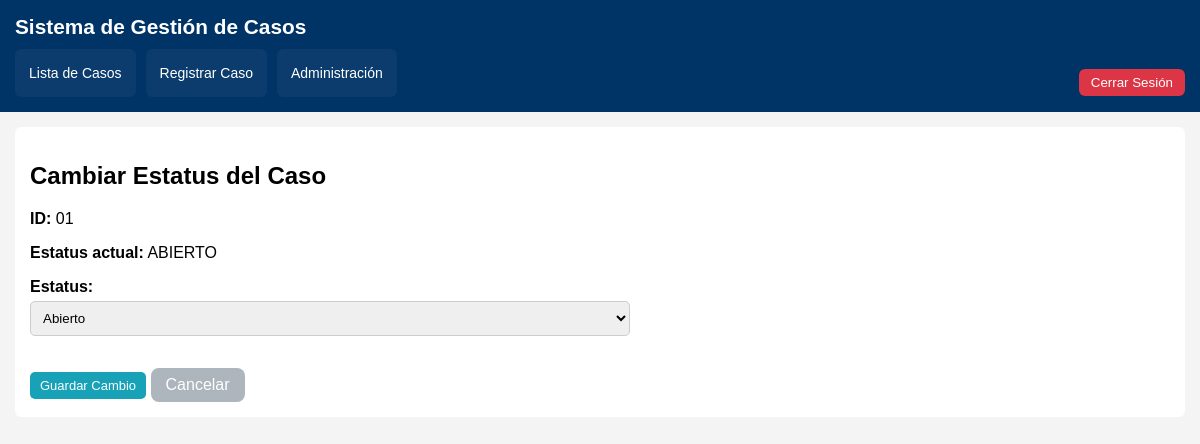
/casos/cambiar-estatus/2/ (signed in), run on an earlier commit of the app's database.
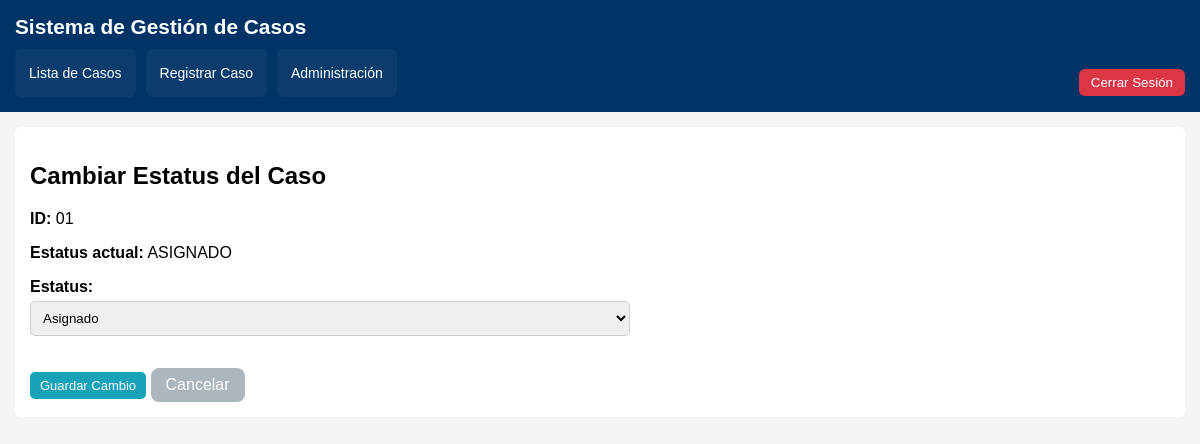
And on a later commit of the database.
### casos/models.py (models this page shows)
class Caso(models.Model):
    id_caso = models.CharField(max_length=50)
    nro_expediente = models.CharField(max_length=50)
    investigador = models.ForeignKey(
        'usuarios.Usuario',
        on_delete=models.SET_NULL,
        null=True,
        blank=True
    )
    fecha_inicio = models.DateField()
    fecha_creacion = models.DateTimeField(auto_now_add=True)
    dias = models.IntegerField()
    mes = models.CharField(max_length=20)
    movil_afectado = models.CharField(max_length=100)
    TIPOS_CASO = [
    ('GESTION', 'Gestión'),
    ('RECLAMO', 'Reclamo'),
    ('CASO', 'Caso'),
    ]
    tipo_caso = models.CharField(
        max_length=20,
        choices=TIPOS_CASO
    )
    tipo_irregularidad = models.CharField(max_length=100)
    subtipo_irregularidad = models.CharField(max_length=100)
    objetivo_agraviado = models.CharField(max_length=200)
    incidencia = models.TextField()
    duracion_dias = models.IntegerField()
    descripcion_modus_operandi = models.TextField()
    area_apoyo = models.CharField(max_length=200)
    deteccion_procedencia = models.TextField()
    diagnostico = models.TextField()
    actuaciones = models.TextField()
    conclusiones = models.TextField()
    observaciones = models.TextField()
    soporte = models.FileField(
        upload_to='soportes/',
        validators=[
            FileExtensionValidator(
                allowed_extensions=['pdf', 'jpg', 'jpeg', 'png']
            )
        ],
        blank=True,
        null=True
    )
    ESTATUS = [
        ('ABIERTO', 'Abierto'),
        ('ASIGNADO', 'Asignado'),
        ('CERRADO', 'Cerrado'),
    ]
    estatus = models.CharField(max_length=20, choices=ESTATUS)

### casos/views.py (the view)
# urls.py: path('cambiar-estatus/<int:caso_id>/', views.cambiar_estatus, name='cambiar_estatus'),
@login_required
def cambiar_estatus(request, caso_id):
    caso = get_object_or_404(Caso, id=caso_id)
    if request.method == 'POST':
        form = CambiarEstatusForm(request.POST, instance=caso)
        if form.is_valid():
            form.save()
            return redirect('detalle_caso', caso_id=caso.id)
    else:
        form = CambiarEstatusForm(instance=caso)
    return render(request, 'casos/cambiar_estatus.html', {
        'form': form,
        'caso': caso
    })

### casos/forms.py
class CambiarEstatusForm(forms.ModelForm):
    class Meta:
        model = Caso
        fields = ['estatus']

### casos/context_processors.py (called while the page is built)
def alarmas_globales(request):
    if not request.user.is_authenticated:
        return {}
    alarmas = []
    hoy = timezone.now().date()
    if request.user.is_staff:
        sin_asignar = Caso.objects.filter(estatus='Abierto').count()
        if sin_asignar > 0:
            alarmas.append(f"Hay {sin_asignar} casos sin asignar")
    casos = Caso.objects.filter(fecha_inicio__isnull=False)
    for caso in casos:
        if hasattr(caso, 'duracion_dias') and caso.fecha_inicio and caso.duracion_dias:
            fecha_limite = caso.fecha_inicio + timedelta(days=caso.duracion_dias)
            if fecha_limite < hoy:
                alarmas.append(f"El caso {caso.id_caso} está vencido")
    return {
        'alarmas': alarmas
    }

### usuarios/models.py (called while the page is built)
    def is_admin(self):
        return self.rol == 'ADMIN' or self.is_superuser

### templates/casos/cambiar_estatus.html (shortened to what this page needs)
{% extends 'base.html' %}
{% block contenido %}
<h2>Cambiar Estatus del Caso</h2>
<p><strong>ID:</strong> {{ caso.id_caso }}</p>
<p><strong>Estatus actual:</strong> {{ caso.estatus }}</p>
<form method="post">
    {{ form.as_p }}
    <button type="submit" class="btn-accion">
        Guardar Cambio
    </button>
    <a href="{% url 'listar_casos' %}" class="btn-cancel">
        Cancelar
    </a>
</form>
{% endblock %}

What changed in the data, as far as the page shows it:
changed Caso: estatus "ABIERTO" → "ASIGNADO"; estatus "Abierto" → "Asignado"
